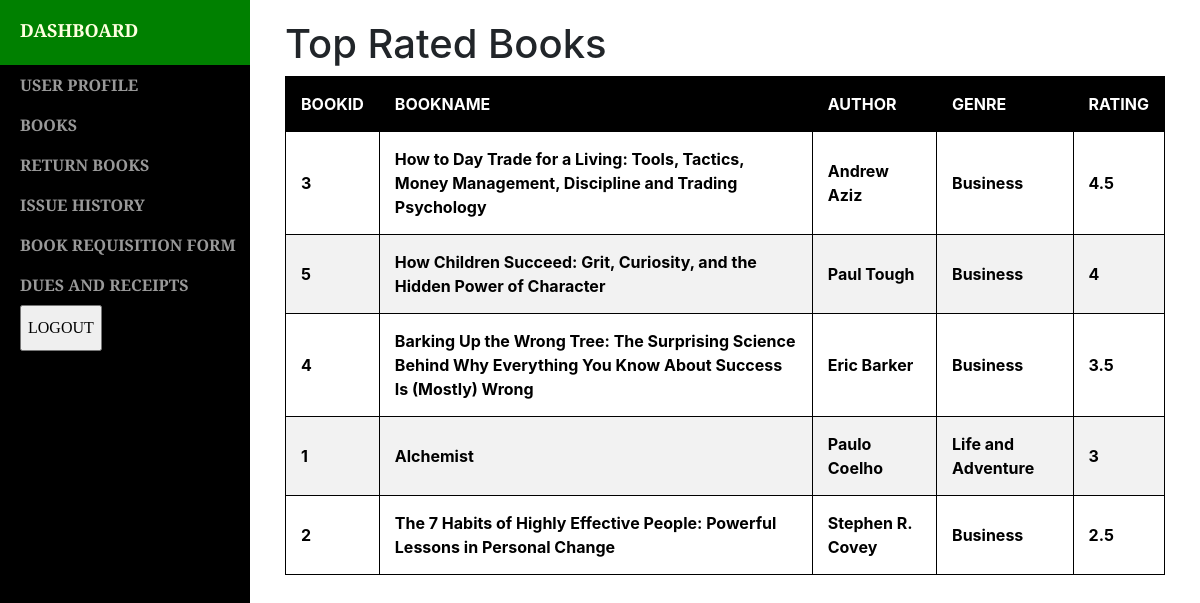
Page /Dashboard (signed in) on the committed database.
### tables this page shows
CREATE TABLE BOOKS(ID INTEGER PRIMARY KEY AUTOINCREMENT,NAME TEXT,AUTHOR TEXT,GENRE TEXT,RATING DECIMAL,NUM DECIMAL);

### app.py (the view)
@app.route('/Dashboard')
def disp():
	if login == False:
		return redirect(url_for('index'))
	else:
		return ShowHome(per)

### Home.py (called while the page is built)
def ShowHome(user):
	with sqlite3.connect('test.db') as conn:
		c=conn.cursor()
		if user.type != "admin":
			c.execute("SELECT * FROM REQUESTS WHERE USERID=?",(user.id,))
		else:
			c.execute("SELECT * FROM REQUESTS")
		data=c.fetchall()
	with sqlite3.connect('test.db') as conn:
			c=conn.cursor()
			c.execute("SELECT * FROM BOOKS ORDER BY RATING DESC")
			topr=c.fetchall()
	return render_template("Dashboard.html",usr=user,data=data,length=len(data),topr=topr)

### templates/Dashboard.html (shortened to what this page needs)
<!doctype html>
<html>
<head>
	<link rel="stylesheet" type="text/css" href="../static/style.css">
			<link href="../static/table/new.css" rel="stylesheet">
    <link href="../static/dashboard/vendor/bootstrap/css/bootstrap.min.css" rel="stylesheet">
    <link href="../static/dashboard/css/simple-sidebar.css" rel="stylesheet">
</head>
<body>
<div id="wrapper" class="toggled">
        <div id="sidebar-wrapper">
            <div style="font-family: 'Bitter',serif; font-weight: bold;">
            <ul class="sidebar-nav">
                <li class="sidebar-brand" style="background-color: green; font-weight: bold;">
                    <a href="Dashboard" style="color: lightyellow;">
                        DASHBOARD
                    </a>
                </li>
    <li><a href="profile.html">USER PROFILE</a></li>
    <li><a href="books.html">BOOKS</a></li>
    {% if usr.type != "admin" %}
    <li ><a href="return_book.html">RETURN BOOKS</a></li>
    <li><a  href="issue_hist.html">ISSUE HISTORY</a></li>
    <li><a href="book_req.html">BOOK REQUISITION FORM</a></li>
    <li  ><a  href="dues.html">DUES AND RECEIPTS</a> </li>
    {% endif %}
	                <li>
                    <form method="POST" action="/logout">
						<input type="submit" value="LOGOUT">
					</form>
                </li>
	            </ul>
        </div></div>
        	{% if usr.type != "admin" %}
        <div id="page-content-wrapper">
            <div class="container-fluid">
	<h1>Top Rated Books</h1>
	<table>
	<tr>
		<th>BOOKID</th>
		<th>BOOKNAME</th>
		<th>AUTHOR</th>
		<th>GENRE</th>
		<th>RATING</th>
	</tr>
	{% for i in range(5) %}
	<tr>
		<td>{{topr[i][0]}}</td>
		<td>{{topr[i][1]}}</td>
		<td>{{topr[i][2]}}</td>
		<td>{{topr[i][3]}}</td>
		<td>{{topr[i][4]}}</td>
	</tr>
	{% endfor %}
	</table>
	{% endif %}
	<br>
	<br>
</div></div></div>
</body>
</html>

### static/style.css (style rules this page uses)
table,th,td { border: 1px solid black; }
th { color: red; }
td { color: blue; }
th,td { padding: 15px; }

### static/table/new.css (style rules this page uses)
th { background-color: black; color: white; }
tr:nth-child(odd) { background-color: #f2f2f2; }
td { color: black; font-weight: bold; }

### static/dashboard/css/simple-sidebar.css (style rules this page uses)
body { overflow-x: hidden; }
#wrapper { padding-left: 0; -webkit-transition: all 0.5s ease; -moz-transition: all 0.5s ease; -o-transition: all 0.5s ease; transition: all 0.5s ease; }
#wrapper.toggled { padding-left: 250px; }
#sidebar-wrapper { z-index: 1000; position: fixed; left: 250px; width: 0; height: 100%; margin-left: -250px; overflow-y: auto; background: #000; -webkit-transition: all 0.5s ease; -moz-transition: all 0.5s ease; -o-transition: all 0.5s ease; transition: all 0.5s ease; }
#wrapper.toggled #sidebar-wrapper { width: 250px; }
#page-content-wrapper { width: 100%; position: absolute; padding: 15px; }
#wrapper.toggled #page-content-wrapper { position: absolute; margin-right: -250px; }
.sidebar-nav { position: absolute; top: 0; width: 250px; margin: 0; padding: 0; list-style: none; }
.sidebar-nav li { text-indent: 20px; line-height: 40px; }
.sidebar-nav li a { display: block; text-decoration: none; color: #999999; }
.sidebar-nav>.sidebar-brand { height: 65px; font-size: 18px; line-height: 60px; }
.sidebar-nav>.sidebar-brand a { color: #999999; }
@media (min-width:768px) { #wrapper { padding-left: 0; } }
@media (min-width:768px) { #wrapper.toggled { padding-left: 250px; } }
@media (min-width:768px) { #sidebar-wrapper { width: 0; } }
@media (min-width:768px) { #wrapper.toggled #sidebar-wrapper { width: 250px; } }
@media (min-width:768px) { #page-content-wrapper { padding: 20px; position: relative; } }
@media (min-width:768px) { #wrapper.toggled #page-content-wrapper { position: relative; margin-right: 0; } }

### rows in the picture
BOOKS: ID "3", NAME "How to Day Trade for a Living: Tools, Tactics, Money Management, Discipline and Trading Psychology", AUTHOR "Andrew Aziz", GENRE "Business", RATING "4.5"
BOOKS: ID "5", NAME "How Children Succeed: Grit, Curiosity, and the Hidden Power of Character", AUTHOR "Paul Tough", GENRE "Business", RATING "4"
BOOKS: ID "4", NAME "Barking Up the Wrong Tree: The Surprising Science Behind Why Everything You Know About Success Is (Mostly) Wrong", AUTHOR "Eric Barker", GENRE "Business", RATING "3.5"
BOOKS: ID "1", NAME "Alchemist", AUTHOR "Paulo Coelho", GENRE "Life and Adventure", RATING "3"
BOOKS: ID "2", NAME "The 7 Habits of Highly Effective People: Powerful Lessons in Personal Change", AUTHOR "Stephen R. Covey", GENRE "Business", RATING "2.5"
